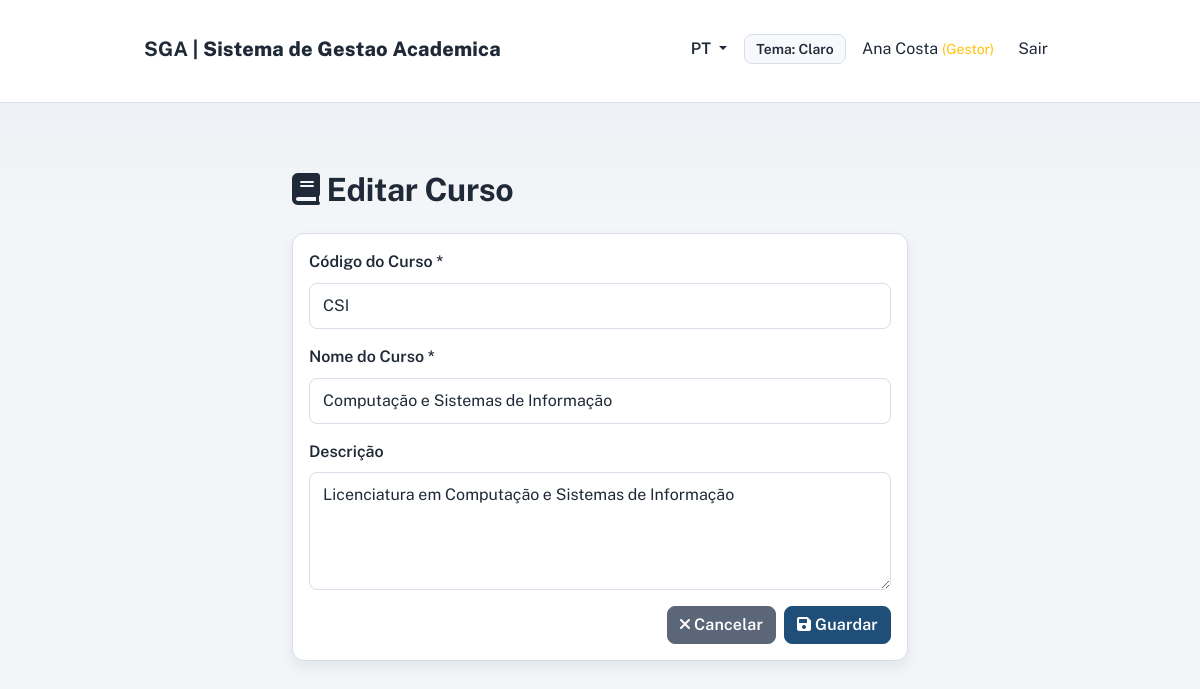
Screenshot of /public/manager/courses.php?action=edit&id=1 (signed in) with the database file from the repository.
### tables this page shows
CREATE TABLE courses (
    id INT PRIMARY KEY AUTO_INCREMENT,
    code VARCHAR(20) NOT NULL UNIQUE,
    name VARCHAR(255) NOT NULL,
    description TEXT,
    is_active BOOLEAN DEFAULT TRUE,
    created_at TIMESTAMP DEFAULT CURRENT_TIMESTAMP,
    updated_at TIMESTAMP DEFAULT CURRENT_TIMESTAMP ON UPDATE CURRENT_TIMESTAMP,
    INDEX idx_code (code),
    INDEX idx_active (is_active)
);

### public/manager/courses.php (called while the page is built, shortened)
<?php
require_once __DIR__ . '/../../core/bootstrap.php';
require_once __DIR__ . '/../../controllers/ManagerCoursesController.php';
$controller = new ManagerCoursesController($pdo);
$action = $_GET['action'] ?? 'index';
$id = $_GET['id'] ?? null;
$result = match($action) {
    'create' => $controller->create(),
    'edit' => $id ? $controller->edit($id) : $controller->index(),
    'delete' => $id ? $controller->delete($id) : $controller->index(),
    default => $controller->index()
};
extract($result['data']);
$view = ltrim($result['view'] ?? '', " ./\\/");
include __DIR__ . '/../../' . $view;

### core/helpers.php (called while the page is built, shortened)
<?php
function h($str) {
    return htmlspecialchars($str, ENT_QUOTES, 'UTF-8');
}
function baseUrl() {
    $protocol = (!empty($_SERVER['HTTPS']) && $_SERVER['HTTPS'] !== 'off') ? 'https' : 'http';
    $host = $_SERVER['HTTP_HOST'];
    $scriptPath = str_replace('\\', '/', $_SERVER['SCRIPT_NAME'] ?? ($_SERVER['PHP_SELF'] ?? ''));
    $publicPos = strpos($scriptPath, '/public');
    if ($publicPos !== false) {
        $basePath = substr($scriptPath, 0, $publicPos);
    } else {
        $basePath = dirname($scriptPath);
    }
    return $protocol . '://' . $host . rtrim($basePath, '/');
}
function publicUrl($path = '') {
    $base = baseUrl() . '/public';
    if ($path) {
        $base .= '/' . ltrim($path, '/');
    }
    return $base;
}
function url($path = '') {
    return publicUrl($path);
}

### controllers/ManagerCoursesController.php (called while the page is built, shortened)
<?php
class ManagerCoursesController {
    protected $pdo;
    public function __construct($pdo) {
        $this->pdo = $pdo;
    }
    public function edit($id) {
        require_once __DIR__ . '/../models/Curso.php';
        $cursoModel = new Curso($this->pdo);
        $course = $cursoModel->getById($id);
        return [
            'view' => '../views/manager/courses-form.php',
            'data' => ['course' => $course]
        ];
    }
}

### models/Curso.php (called while the page is built, shortened)
<?php
class Curso {
    protected $pdo;
    public function __construct($pdo) {
        $this->pdo = $pdo;
    }
    public function getById($id) {
        $stmt = $this->pdo->prepare("
            SELECT * FROM courses WHERE id = ? AND is_active = 1
        ");
        $stmt->execute([$id]);
        return $stmt->fetch(PDO::FETCH_ASSOC);
    }
}

### core/i18n.php (called while the page is built, shortened)
<?php
$TRANSLATIONS = [];
function loadTranslations($lang = 'pt') {
    $filePath = __DIR__ . '/../translations/' . $lang . '.php';
    if (file_exists($filePath)) {
        $TRANSLATIONS = require $filePath;
        return true;
    }
    return false;
}
function trans($key, $default = '') {
    global $TRANSLATIONS;
    return $TRANSLATIONS[$key] ?? ($default ?: $key);
}
function t($key, $default = '') {
    return trans($key, $default);
}

### views/manager/courses-form.php (the view, shortened to what this page needs)
<!DOCTYPE html>
<html lang="pt-PT">
<head>
    <link href="https://cdn.jsdelivr.net/npm/bootstrap@5.1.3/dist/css/bootstrap.min.css" rel="stylesheet">
    <link href="<?php echo url('assets/css/app.css'); ?>" rel="stylesheet">
    <link href="https://cdnjs.cloudflare.com/ajax/libs/font-awesome/6.0.0/css/all.min.css" rel="stylesheet">
</head>
<body>
    <?php include __DIR__ . '/../layouts/navbar.php'; ?>
    <div class="container mt-5">
        <div class="row">
            <div class="col-md-8 offset-md-2">
                <h2>
                    <i class="fas fa-book"></i>
                    <?php echo $course ? t('form.edit_course') : t('form.new_course'); ?>
                </h2>
                <div class="card mt-4">
                    <div class="card-body">
                        <form method="POST" novalidate>
                            <div class="mb-3">
                                <label for="code" class="form-label"><?php echo t('form.course_code'); ?> *</label>
                                <input type="text" class="form-control" id="code" name="code"
                                       value="<?php echo h($course['code'] ?? ''); ?>" required>
                            </div>
                            <div class="mb-3">
                                <label for="name" class="form-label"><?php echo t('form.course_name'); ?> *</label>
                                <input type="text" class="form-control" id="name" name="name"
                                       value="<?php echo h($course['name'] ?? ''); ?>" required>
                            </div>
                            <div class="mb-3">
                                <label for="description" class="form-label"><?php echo t('form.description'); ?></label>
                                <textarea class="form-control" id="description" name="description" rows="4"><?php echo h($course['description'] ?? ''); ?></textarea>
                            </div>
                            <div class="d-grid gap-2 d-sm-flex justify-content-sm-end">
                                <a href="<?php echo url('manager/courses.php'); ?>" class="btn btn-secondary">
                                    <i class="fas fa-times"></i> <?php echo t('form.cancel'); ?>
                                </a>
                                <button type="submit" class="btn btn-primary">
                                    <i class="fas fa-save"></i> <?php echo t('form.save'); ?>
                                </button>
                            </div>
                        </form>
                    </div>
                </div>
            </div>
        </div>
    </div>
</body>
</html>

### public/assets/css/app.css (style rules this page uses)
:root { --bg: #f3f5f8; --bg-plain: #ffffff; --surface: #ffffff; --surface-soft: #f7f9fc; --surface-strong: #eef2f7; --text: #1f2937; --text-muted: #5b6678; --border: #d7deea; --primary: #1f4e79; --primary-soft: #d8e7f8; --info: #0c6a8f; --success: #1f7a4f; --warning: #9a6a05; --danger: #9f1239; --secondary: #5b6678; --on-primary: #ffffff; --on-info: #ffffff; --on-success: #ffffff; --on-warning: #ffffff; --on-danger: #ffffff; --on-secondary: #ffffff; --radius-sm: 8px; --radius-md: 12px; --radius-lg: 16px; --shadow-sm: 0 6px 14px rgba(31, 41, 55, 0.07); --shadow-md: 0 14px 30px rgba(31, 41, 55, 0.12); }
* { box-sizing: border-box; }
html, body { min-height: 100%; }
body { font-family: 'Public Sans', 'Segoe UI', sans-serif; color: var(--text); background: linear-gradient(180deg, rgba(31, 78, 121, 0.05) 0%, transparent 26%), var(--bg); line-height: 1.55; }
h1, h2, h3, h4, h5, h6 { color: var(--text); letter-spacing: -0.01em; font-weight: 700; }
p, label, li, small, span { color: inherit; }
a { color: var(--primary); }
.container, .container-fluid { width: 80%; max-width: 80%; margin-left: auto; margin-right: auto; padding-top: 1.25rem; padding-bottom: 1.5rem; }
.card { border: 1px solid var(--border); border-radius: var(--radius-md); box-shadow: var(--shadow-sm); overflow: hidden; background: var(--surface); transition: transform 160ms ease, box-shadow 160ms ease; }
.form-control, .form-select, textarea { border-radius: var(--radius-sm); border: 1px solid var(--border); background: var(--bg-plain); color: var(--text); padding: 0.62rem 0.82rem; }
.form-control::placeholder, textarea::placeholder { color: var(--text-muted); opacity: 0.9; }
.form-label { font-weight: 600; color: var(--text); }
.btn { border-radius: var(--radius-sm); font-weight: 600; letter-spacing: 0.01em; transition: transform 120ms ease; }
.btn-primary { background-color: var(--primary); border-color: var(--primary); color: var(--on-primary); }
.btn-secondary { background-color: var(--secondary); border-color: var(--secondary); color: var(--on-secondary); }
.ui-reveal { opacity: 0; transform: translateY(8px); transition: opacity 220ms ease, transform 220ms ease; }
.ui-reveal.is-visible { opacity: 1; transform: translateY(0); }

### rows the page displays
courses: code "CSI", name "Computação e Sistemas de Informação", description "Licenciatura em Computação e Sistemas de Informação"

### other values shown
getCurrentLanguage() "PT"
$_SESSION['full_name'] "Ana Costa"
getRoleLabel() "Gestor"
t('nav.logout') "Sair"
t('form.edit_course') "Editar Curso"
t('form.course_code') "Código do Curso"
t('form.course_name') "Nome do Curso"
t('form.description') "Descrição"
t('form.cancel') "Cancelar"
t('form.save') "Guardar"
